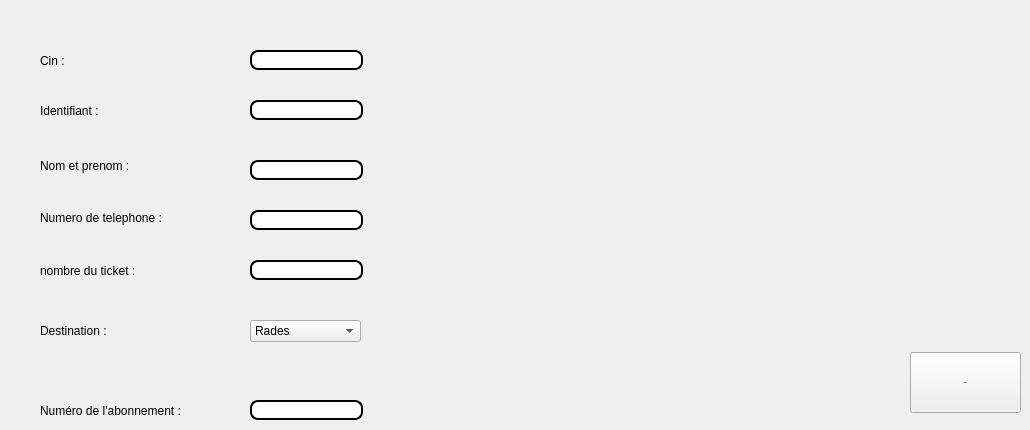
      <widget class="QWidget" name="tab">
       <attribute name="title">
        <string>Ajouter Client</string>
       </attribute>
       <widget class="QLabel" name="label">
        <property name="geometry">
         <rect>
          <x>40</x>
          <y>40</y>
          <width>81</width>
          <height>41</height>
         </rect>
        </property>
        <property name="text">
         <string>Cin :</string>
        </property>
       </widget>
       <widget class="QLabel" name="label_2">
        <property name="geometry">
         <rect>
          <x>40</x>
          <y>100</y>
          <width>71</width>
          <height>21</height>
         </rect>
        </property>
        <property name="text">
         <string>Identifiant :</string>
        </property>
       </widget>
       <widget class="QLabel" name="label_3">
        <property name="geometry">
         <rect>
          <x>40</x>
          <y>150</y>
          <width>101</width>
          <height>31</height>
         </rect>
        </property>
        <property name="text">
         <string>Nom et prenom :</string>
        </property>
       </widget>
       <widget class="QLabel" name="label_5">
        <property name="geometry">
         <rect>
          <x>40</x>
          <y>210</y>
          <width>141</width>
          <height>16</height>
         </rect>
        </property>
        <property name="text">
         <string>Numero de telephone :</string>
        </property>
       </widget>
       <widget class="QLineEdit" name="CIN_2">
        <property name="geometry">
         <rect>
          <x>250</x>
          <y>50</y>
          <width>113</width>
          <height>20</height>
         </rect>
        </property>
        <property name="styleSheet">
         <string notr="true">QLineEdit {
padding: 1px;
border-style: solid;
border: 2px solid gray;
border-radius: 8px;
background-color: rgb(255, 255, 255);
border:2px solid #000;
}</string>
        </property>
       </widget>
       <widget class="QLineEdit" name="ID">
        <property name="geometry">
         <rect>
          <x>250</x>
          <y>100</y>
          <width>113</width>
          <height>20</height>
         </rect>
        </property>
        <property name="styleSheet">
         <string notr="true">QLineEdit {
padding: 1px;
border-style: solid;
border: 2px solid gray;
border-radius: 8px;
background-color: rgb(255, 255, 255);
border:2px solid #000;
}</string>
        </property>
       </widget>
       <widget class="QLineEdit" name="NOM">
        <property name="geometry">
         <rect>
          <x>250</x>
          <y>160</y>
          <width>113</width>
          <height>20</height>
         </rect>
        </property>
        <property name="styleSheet">
         <string notr="true">QLineEdit {
padding: 1px;
border-style: solid;
border: 2px solid gray;
border-radius: 8px;
background-color: rgb(255, 255, 255);
border:2px solid #000;
}</string>
        </property>
       </widget>
       <widget class="QLineEdit" name="NUMTEL">
        <property name="geometry">
         <rect>
          <x>250</x>
          <y>210</y>
          <width>113</width>
          <height>20</height>
         </rect>
        </property>
        <property name="styleSheet">
         <string notr="true">QLineEdit {
padding: 1px;
border-style: solid;
border: 2px solid gray;
border-radius: 8px;
background-color: rgb(255, 255, 255);
border:2px solid #000;
}</string>
        </property>
       </widget>
       <widget class="QPushButton" name="pushButtonAjouter">
        <property name="geometry">
         <rect>
          <x>910</x>
          <y>352</y>
          <width>111</width>
          <height>61</height>
         </rect>
        </property>
        <property name="font">
         <font>
          <family>Source Code Pro</family>
          <pointsize>-1</pointsize>
          <weight>75</weight>
          <bold>true</bold>
         </font>
        </property>
        <property name="styleSheet">
         <string notr="true">QPushButton
{
    color: #b1b1b1;
    background-color: QLinearGradient( x1: 0, y1: 0, x2: 0, y2: 1, stop: 0 #565656, stop: 0.1 #525252, stop: 0.5 #4e4e4e, stop: 0.9 #4a4a4a, stop: 1 #464646);
    border-width: 1px;
    border-color: #1e1e1e;
    border-style: solid;
    border-radius: 6;
    padding: 3px;
    font-size: 12px;
    padding-left: 5px;
    padding-right: 5px;
}

QPushButton:pressed
{
    background-color: QLinearGradient( x1: 0, y1: 0, x2: 0, y2: 1, stop: 0 #2d2d2d, stop: 0.1 #2b2b2b, stop: 0.5 #292929, stop: 0.9 #282828, stop: 1 #252525);
}color: rgb(255, 255, 255);
background-color:  QLinearGradient(x1: 0, y1: 0, x2: 0, y2: 1, stop: 0#8D9AAE, stop: 1 #8D9AAE);
 border-radius: 10;</string>
        </property>
        <property name="text">
         <string>Ajouter</string>
        </property>
       </widget>
       <widget class="QLabel" name="label_8">
        <property name="geometry">
         <rect>
          <x>40</x>
          <y>260</y>
          <width>131</width>
          <height>21</height>
         </rect>
        </property>
        <property name="text">
         <string>nombre du ticket :</string>
        </property>
       </widget>
       <widget class="QLabel" name="label_9">
        <property name="geometry">
         <rect>
          <x>40</x>
          <y>320</y>
          <width>181</width>
          <height>21</height>
         </rect>
        </property>
        <property name="text">
         <string>Destination : </string>
        </property>
       </widget>
       <widget class="QLineEdit" name="NBRETICKET">
        <property name="geometry">
         <rect>
          <x>250</x>
          <y>260</y>
          <width>113</width>
          <height>20</height>
         </rect>
        </property>
        <property name="styleSheet">
         <string notr="true">QLineEdit {
padding: 1px;
border-style: solid;
border: 2px solid gray;
border-radius: 8px;
background-color: rgb(255, 255, 255);
border:2px solid #000;
}</string>
        </property>
       </widget>
       <widget class="QLabel" name="label_14">
        <property name="geometry">
         <rect>
          <x>40</x>
          <y>400</y>
          <width>181</width>
          <height>21</height>
         </rect>
        </property>
        <property name="text">
         <string>Numéro de l'abonnement :</string>
        </property>
       </widget>
       <widget class="QLineEdit" name="ABONNEMENT">
        <property name="geometry">
         <rect>
          <x>250</x>
          <y>400</y>
          <width>113</width>
          <height>20</height>
         </rect>
        </property>
        <property name="styleSheet">
         <string notr="true">QLineEdit {
padding: 1px;
border-style: solid;
border: 2px solid gray;
border-radius: 8px;
background-color: rgb(255, 255, 255);
border:2px solid #000;
}</string>
        </property>
       </widget>
       <widget class="QComboBox" name="DESTINATION">
        <property name="geometry">
         <rect>
          <x>250</x>
          <y>320</y>
          <width>111</width>
          <height>22</height>
         </rect>
        </property>
        <property name="styleSheet">
         <string notr="true">QLineEdit {
padding: 1px;
border-style: solid;
border: 2px solid gray;
border-radius: 8px;
background-color: rgb(255, 255, 255);
border:2px solid #000;
}</string>
        </property>
        <item>
         <property name="text">
          <string>Rades</string>
         </property>
        </item>
        <item>
         <property name="text">
          <string>Ezzahra</string>
         </property>
        </item>
        <item>
         <property name="text">
          <string>Hammem lif</string>
         </property>
        </item>
        <item>
         <property name="text">
          <string>Autre</string>
         </property>
        </item>
       </widget>
      </widget>
